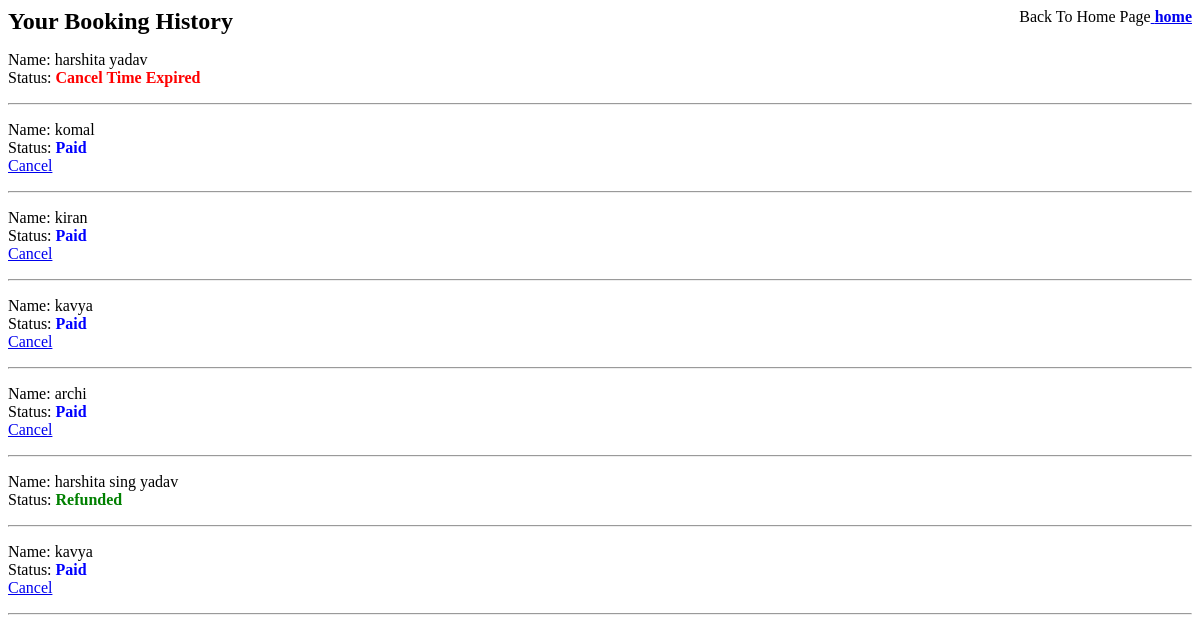
Page /history (signed in) on the earlier database version.
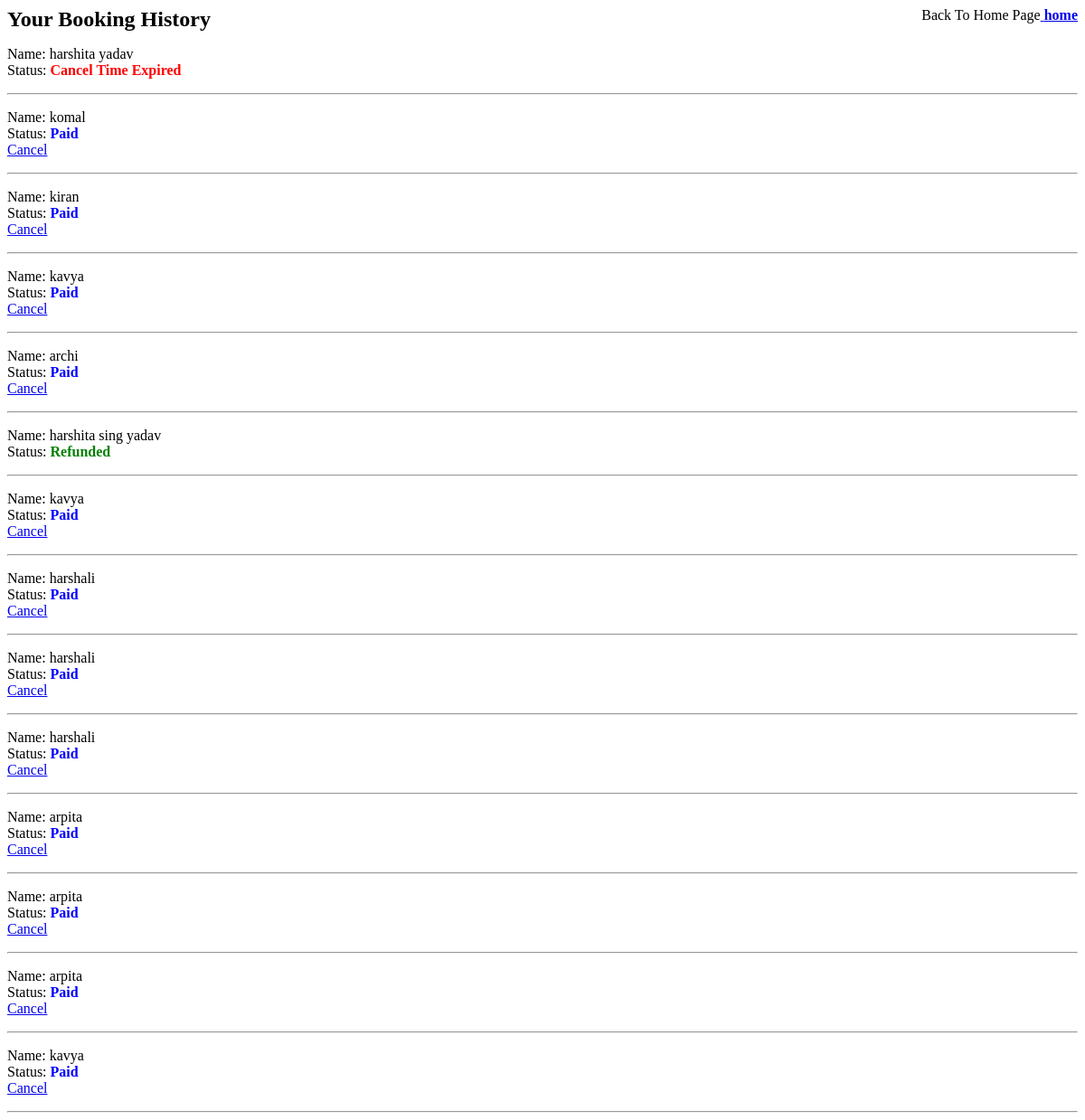
Same page on the later database version.
### myapp/models.py (models this page shows, shortened)
class roomBook(models.Model):
    user = models.ForeignKey(User, on_delete=models.CASCADE)
    id = models.AutoField(primary_key=True)
    your_name = models.CharField(max_length=100)
    your_email = models.EmailField(max_length=100)
    checkin = models.DateField()
    checkout = models.DateField()
    guests = models.IntegerField()
    payment_status = models.CharField(max_length=20, default="Pending")
    paypal_order_id = models.CharField(max_length=200, null=True, blank=True)
    paypal_capture_id = models.CharField(max_length=200, null= True, blank = True)
    created_at = models.DateTimeField(auto_now_add=True)
    email_status = models.CharField(max_length=10, default="Unsent")

### myapp/views.py (the view)
# urls.py: path('history', views.history, name='history'),
def history(request):
    if request.user.is_anonymous:
        return redirect("/login")
    bookings = roomBook.objects.all()#filter(your_email=request.user.email)
    return render(request, "history.html", {"bookings": bookings})

### templates/history.html
<h2 style="display: inline-block; margin: 0;">Your Booking History</h2>
<p style="display: inline-block; float: right; margin: 0;">Back To Home Page<a href="/index3" style="font-weight: bold;"> home</a></p>
{% for b in bookings %}
<p>
Name: {{b.your_name}} <br>
Status:
{% if b.payment_status == "Paid" %}
    <span style="color:blue; font-weight:bold;">{{b.payment_status}}</span>
{% elif b.payment_status == "Pending" %}
    <span style="color:orange; font-weight:bold;">{{b.payment_status}}</span>
{% elif b.payment_status == "Refunded" %}
    <span style="color:green; font-weight:bold;">{{b.payment_status}}</span>
{% elif b.payment_status == "Cancel Time Expired" %}
    <span style="color:red; font-weight:bold;">{{b.payment_status}}</span>
{% endif %}
<br>
{% if b.payment_status == "Paid" or b.payment_status == "Pending" %}
    <a href="/cancel_booking/{{b.id}}">Cancel</a>
{% endif %}
</p>
<hr>
{% endfor %}

Differences in the rows shown:
added roomBook: your_name "harshali", payment_status "Paid"
added roomBook: your_name "harshali", payment_status "Paid"
added roomBook: your_name "harshali", payment_status "Paid"
added roomBook: your_name "arpita", payment_status "Paid"
added roomBook: your_name "arpita", payment_status "Paid"
added roomBook: your_name "arpita", payment_status "Paid"
added roomBook: your_name "kavya", payment_status "Paid"
